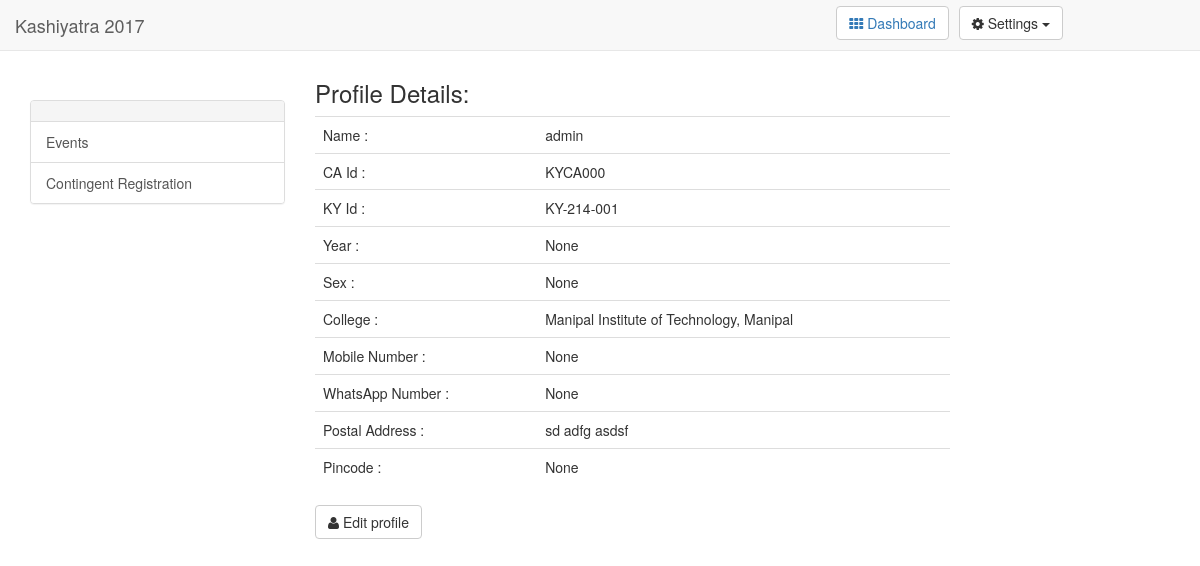
/profile/ (signed in), run on the app's committed database.
### KYusers/models.py (models this page shows, shortened)
class KYProfile(models.Model):
    user = models.OneToOneField(User)
    sex = models.CharField(max_length=10, choices=sex_choices,null=True,blank=True)
    year = models.PositiveSmallIntegerField(choices=year_choices,null=True,blank=True)
    mobileNumber = models.BigIntegerField(null=True,blank=True)
    college = models.ForeignKey(College)
    referralCode = models.CharField(max_length=20, null=True,blank=True) #should be caId of some CA.
    is_ca = models.BooleanField(default=False)
    kyId = models.CharField(max_length=20,blank=True)
    due = models.PositiveIntegerField(null=True, blank=True)
    discount = models.PositiveIntegerField(null=True, blank=True)

class CAProfile(models.Model):
    kyprofile = models.OneToOneField(KYProfile)
    postalAddress = models.TextField()
    whatsappNumber = models.BigIntegerField(null=True,blank=True)
    pincode = models.PositiveIntegerField(null=True,blank=True)
    whyChooseYou = models.TextField(null=True,blank=True)
    fblink = models.CharField(max_length=300,validators=[URLValidator()], null=True,blank=True,)
    regs = models.ManyToManyField(KYProfile, blank=True, related_name='regs')
    regNum = models.PositiveIntegerField(default=0,null=True, blank=True) #no. of refered kyprofile.
    caId = models.CharField(max_length=20,blank=True,null=True) #to be set by publicity team
    isChoosen = models.BooleanField(default=False,)

class College(models.Model):
    collegeId = models.CharField(max_length=20,blank=True)
    collegeName = models.CharField(max_length=250)
    regCount = models.IntegerField(default=0)
    def __unicode__(self):
        return self.collegeName

### KYusers/views.py (the view, shortened to what this page needs)
# urls.py: url(r'^profile/$', ProfileView, name='profile'),
def ProfileView(request):
    template_name = 'profile.html'
    kyprofile = request.user.kyprofile
    if request.method == "GET":
        kydata = {
            'name':request.user.first_name,
            'mobileNumber': kyprofile.mobileNumber,
        }
        choosen = False
        try:
            if kyprofile.caprofile.isChoosen:
                choosen = True
        except Exception as e:
            pass
        context = {
            'choosen' : choosen,
        'kyprofile': kyprofile,
        'KyProfileEditForm':KyProfileEditForm(initial=kydata),
        }
        if choosen:
            ca = CAProfile.objects.get(kyprofile=kyprofile)
            cadata = {
                'whatsappNumber': ca.whatsappNumber,
                'postalAddress': ca.postalAddress,
                'pincode': ca.pincode
                }
            context['CAProfileEditForm'] = CAProfileEditForm(initial=cadata)
        return render(request,template_name,context)

### KYusers/emailBackend.py (called while the page is built)
  def get_user(self, user_id):
    try:
      return User.objects.get(pk=user_id)
    except User.DoesNotExist:
      return None

### templates/profile.html (shortened to what this page needs)
<!DOCTYPE html>
<html lang="en">
    <head>
        <link rel="stylesheet" href="/static/css/bootstrap.css">
        <link rel="stylesheet" href="/static/css/font-awesome.min.css">
    </head>
  <body>
    <div class="row" style="width:100%;">
      <div class="container">
    <nav id="accordion" class="navbar navbar-default navbar-fixed-top">
                <div class="navbar-header">
                     <a href="/" class="navbar-brand">Kashiyatra 2017</a>
                </div>
                <div id="navbar" class="navbar-collapse collapse" >
                    <ul class="menu nav navbar-nav pull-right list-inline" style="margin-right:11%;margin-top:0.5%">
                      <li>
                        <button class="btn btn-default" type="button">
                            <a href="/dashboard">
                          <i class="fa fa-th"></i> Dashboard
                        </a>
                      </button>
                      </li>
                      <li>
                        <button class="btn btn-default dropdown-toggle" type="button" id="dropdownMenu1" data-toggle="dropdown" aria-haspopup="true" aria-expanded="true">
                          <i class="fa fa-cog"></i> Settings
                          <span class="caret"></span>
                        </button>
                    </li>
                    </ul>
                </div>
        </nav>
<br><br><br>
 <div class="col-md-3">
   <br><br>
       <div class="panel panel-default" id="task-panel">
         <div class="panel-heading"><strong></strong></div>
           <div class="list-group tasks">
            <a class="list-group-item " href="/events">
              Events
            </a>
                <a class="list-group-item " href="/contingent">
                  Contingent Registration      </a>
                </div>
       </div>
     </div>
       <div class="col-md-7" id="details-table">
              <table  class="table table-hover tabel-responsive">
                <h3>Profile Details:</h3>
                  <tr>
                    <td>Name :</td>
                    <td>{{request.user.first_name}}</td>
                  </tr>
                  <tr>
                    {% if choosen == True %}
                    <tr>
                      <td>CA Id :</td>
                      <td>{{kyprofile.caprofile.caId}}</td>
                    </tr>
                    <tr>
                      {%endif%}
                      <tr>
                        <td>KY Id :</td>
                        <td>{{kyprofile.kyId}}</td>
                      </tr>
                    <tr>
                    <td>Year :</td>
                    <td>{{kyprofile.year}}</td>
                  </tr>
                  <tr>
                  <td>Sex :</td>
                  <td>{{kyprofile.sex}}</td>
                </tr>
                  <tr>
                    <td>College :</td>
                    <td>{{kyprofile.college}}</td>
                  </tr>
                  <tr>
                    <td>Mobile Number :</td>
                    <td>{{kyprofile.mobileNumber}}</td>
                  </tr>
                  {% if choosen == True %}
                  <tr>
                    <td>WhatsApp Number :</td>
                    <td>{{kyprofile.caprofile.whatsappNumber}}</td>
                  </tr>
                  <tr>
                  <tr>
                    <td>Postal Address :</td>
                    <td>{{kyprofile.caprofile.postalAddress}}</td>
                  </tr>
                  <tr>
                    <td>Pincode :</td>
                    <td>{{kyprofile.caprofile.pincode}}</td>
                  </tr>
                  {% endif %}
              </table>
            <button id="edit-profile-btn" class="btn btn-default"><i class="fa fa-user"></i> Edit profile</button>
          </div>
       </div>
 </div>
</body>
</html>

### data on the page
KYProfile: caprofile.caId "KYCA000", kyId "KY-214-001", year "None", sex "None", college "Manipal Institute of Technology, Manipal", mobileNumber "None", caprofile.whatsappNumber "None", caprofile.postalAddress "sd adfg asdsf", caprofile.pincode "None"

### other printed values
{{ request.user.first_name }} "admin"
